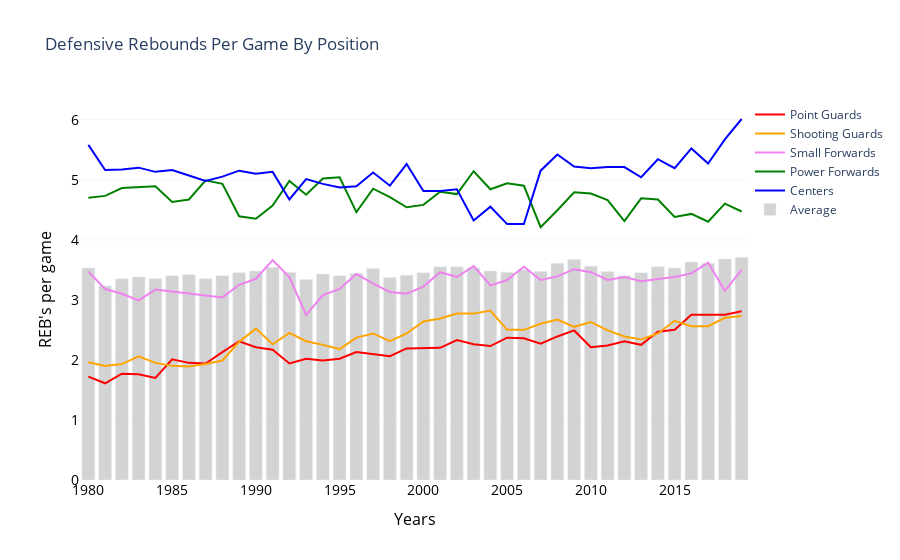

Notebook code cell kept with this figure:
### Markdown cell above
<h4>3.3.2 Defensive Rebounds Per Game by Position</h4><br>
The same concept used in 3.3.1 will apply to the following graphs, but will have more line variables as we split the stats by the respective player positions.

### Code cell
drb_pg = pygo.Scatter(x=st_yrs, y=st_pg['DRB_G'], 
                     name='Point Guards', marker=dict(color='red'))
drb_sg = pygo.Scatter(x=st_yrs, y=st_sg['DRB_G'], 
                     name='Shooting Guards', marker=dict(color='orange'))
drb_sf = pygo.Scatter(x=st_yrs, y=st_sf['DRB_G'], 
                     name='Small Forwards', marker=dict(color='violet'))
drb_pf = pygo.Scatter(x=st_yrs, y=st_pf['DRB_G'], 
                     name='Power Forwards', marker=dict(color='green'))
drb_c = pygo.Scatter(x=st_yrs, y=st_c['DRB_G'], 
                     name='Centers', marker=dict(color='blue'))
drb_avg = pygo.Bar(x=st_yrs, y=st_avg['DRB_G'],
                  name='Average', marker=dict(color='lightgray'))
data = [drb_pg,drb_sg,drb_sf,drb_pf,drb_c,drb_avg]
layout = pygo.Layout(
            title='Defensive Rebounds Per Game By Position',
            xaxis=dict(
                    title='Years',
                    titlefont=dict(size=16, color='#000000'),
                    tickfont=dict(size=14, color='#000000')
                    ),
            yaxis=dict(
                    title="REB's per game",
                    titlefont=dict(size=16, color='#000000'),
                    tickfont=dict(size=14, color='#000000'),
                    showgrid=True, gridwidth=0.2, gridcolor = '#D7DBDD'
                    ),
            legend=dict(
                    x=1, y=1.0, bgcolor='white', bordercolor='white'
                    ),
            plot_bgcolor = 'white',
            barmode = 'group',
            bargap = 0.15,
            bargroupgap = 0.1
)

fig = pygo.Figure(data=data, layout=layout)
plot(fig)
fig.show()
HTML('''<script>
code_show=true; 
function code_toggle() {
 if (code_show){
 $('div.input').hide();
 } else {
 $('div.input').show();
 }
 code_show = !code_show
} 
$( document ).ready(code_toggle);
</script>
<form action="javascript:code_toggle()"><input type="submit" value="Toggle Code"></form>''')

### Figure 1 — Plotly figure (JSON) as saved in the notebook; plotly's stock layout.template omitted (floating-point values rounded to 4 significant figures)
{"data": [{"marker": {"color": "red"}, "name": "Point Guards", "type": "scatter", "x": [1980, 1981, 1982, 1983, 1984, 1985, 1986, 1987, 1988, 1989, 1990, 1991, 1992, 1993, 1994, 1995, 1996, 1997, 1998, 1999, 2000, 2001, 2002, 2003, 2004, 2005, 2006, 2007, 2008, 2009, 2010, 2011, 2012, 2013, 2014, 2015, 2016, 2017, 2018, 2019], "y": [1.72, 1.61, 1.77, 1.76, 1.7, 2.01, 1.95, 1.94, 2.13, 2.31, 2.21, 2.17, 1.94, 2.02, 1.99, 2.02, 2.13, 2.09, 2.06, 2.19, 2.19, 2.2, 2.33, 2.26, 2.23, 2.37, 2.36, 2.27, 2.39, 2.49, 2.21, 2.24, 2.31, 2.25, 2.47, 2.5, 2.75, 2.75, 2.75, 2.81]}, {"marker": {"color": "orange"}, "name": "Shooting Guards", "type": "scatter", "x": [1980, 1981, 1982, 1983, 1984, 1985, 1986, 1987, 1988, 1989, 1990, 1991, 1992, 1993, 1994, 1995, 1996, 1997, 1998, 1999, 2000, 2001, 2002, 2003, 2004, 2005, 2006, 2007, 2008, 2009, 2010, 2011, 2012, 2013, 2014, 2015, 2016, 2017, 2018, 2019], "y": [1.96, 1.9, 1.93, 2.06, 1.95, 1.9, 1.89, 1.93, 1.99, 2.3, 2.52, 2.26, 2.45, 2.31, 2.25, 2.18, 2.37, 2.44, 2.31, 2.44, 2.64, 2.69, 2.77, 2.77, 2.82, 2.5, 2.5, 2.6, 2.67, 2.55, 2.63, 2.49, 2.39, 2.34, 2.44, 2.65, 2.56, 2.56, 2.7, 2.73]}, {"marker": {"color": "violet"}, "name": "Small Forwards", "type": "scatter", "x": [1980, 1981, 1982, 1983, 1984, 1985, 1986, 1987, 1988, 1989, 1990, 1991, 1992, 1993, 1994, 1995, 1996, 1997, 1998, 1999, 2000, 2001, 2002, 2003, 2004, 2005, 2006, 2007, 2008, 2009, 2010, 2011, 2012, 2013, 2014, 2015, 2016, 2017, 2018, 2019], "y": [3.47, 3.18, 3.1, 2.99, 3.17, 3.14, 3.11, 3.08, 3.04, 3.25, 3.35, 3.66, 3.38, 2.75, 3.08, 3.18, 3.43, 3.27, 3.13, 3.1, 3.22, 3.46, 3.38, 3.56, 3.24, 3.33, 3.55, 3.33, 3.39, 3.51, 3.46, 3.33, 3.38, 3.31, 3.34, 3.38, 3.44, 3.62, 3.15, 3.5]}, {"marker": {"color": "green"}, "name": "Power Forwards", "type": "scatter", "x": [1980, 1981, 1982, 1983, 1984, 1985, 1986, 1987, 1988, 1989, 1990, 1991, 1992, 1993, 1994, 1995, 1996, 1997, 1998, 1999, 2000, 2001, 2002, 2003, 2004, 2005, 2006, 2007, 2008, 2009, 2010, 2011, 2012, 2013, 2014, 2015, 2016, 2017, 2018, 2019], "y": [4.7, 4.73, 4.86, 4.87, 4.89, 4.63, 4.67, 4.99, 4.93, 4.39, 4.35, 4.57, 4.98, 4.75, 5.02, 5.04, 4.46, 4.85, 4.71, 4.54, 4.58, 4.8, 4.76, 5.14, 4.84, 4.94, 4.9, 4.21, 4.49, 4.79, 4.77, 4.66, 4.31, 4.69, 4.67, 4.38, 4.43, 4.3, 4.6, 4.47]}, {"marker": {"color": "blue"}, "name": "Centers", "type": "scatter", "x": [1980, 1981, 1982, 1983, 1984, 1985, 1986, 1987, 1988, 1989, 1990, 1991, 1992, 1993, 1994, 1995, 1996, 1997, 1998, 1999, 2000, 2001, 2002, 2003, 2004, 2005, 2006, 2007, 2008, 2009, 2010, 2011, 2012, 2013, 2014, 2015, 2016, 2017, 2018, 2019], "y": [5.58, 5.16, 5.17, 5.2, 5.13, 5.16, 5.07, 4.98, 5.05, 5.15, 5.1, 5.13, 4.67, 5.01, 4.93, 4.87, 4.89, 5.12, 4.9, 5.26, 4.81, 4.81, 4.84, 4.32, 4.55, 4.26, 4.26, 5.15, 5.42, 5.22, 5.19, 5.21, 5.21, 5.04, 5.34, 5.19, 5.52, 5.27, 5.67, 6.01]}, {"marker": {"color": "lightgray"}, "name": "Average", "type": "bar", "x": [1980, 1981, 1982, 1983, 1984, 1985, 1986, 1987, 1988, 1989, 1990, 1991, 1992, 1993, 1994, 1995, 1996, 1997, 1998, 1999, 2000, 2001, 2002, 2003, 2004, 2005, 2006, 2007, 2008, 2009, 2010, 2011, 2012, 2013, 2014, 2015, 2016, 2017, 2018, 2019], "y": [3.53, 3.23, 3.35, 3.38, 3.35, 3.4, 3.42, 3.35, 3.4, 3.45, 3.48, 3.54, 3.46, 3.34, 3.43, 3.4, 3.44, 3.52, 3.37, 3.41, 3.45, 3.55, 3.55, 3.53, 3.48, 3.46, 3.5, 3.47, 3.61, 3.67, 3.56, 3.47, 3.4, 3.45, 3.55, 3.53, 3.63, 3.61, 3.68, 3.71]}], "layout": {"bargap": 0.15, "bargroupgap": 0.1, "barmode": "group", "legend": {"bgcolor": "white", "bordercolor": "white", "x": 1, "y": 1}, "plot_bgcolor": "white", "title": {"text": "Defensive Rebounds Per Game By Position"}, "xaxis": {"tickfont": {"color": "#000000", "size": 14}, "title": {"font": {"color": "#000000", "size": 16}, "text": "Years"}}, "yaxis": {"gridcolor": "#D7DBDD", "gridwidth": 0.2, "showgrid": true, "tickfont": {"color": "#000000", "size": 14}, "title": {"font": {"color": "#000000", "size": 16}, "text": "REB's per game"}}}}
